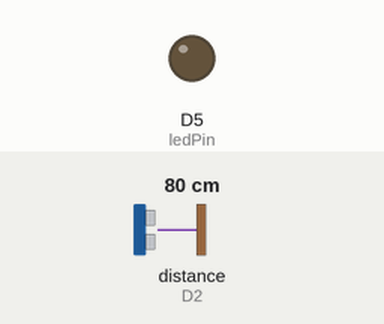
Recording of a sketch running on a simulated ESP8266 (NodeMCU). On the bench: output pins drawn as LEDs (lit = HIGH). Wiring (inferred from the names in the program): ultrasonic range finder: trigger D1; echo D2. The test bench sets the inputs (shaded band); at power-on: distance to the obstacle (sensor on D2) 80 cm. The echo pulse lasts 58.3 µs per cm; WiFi joins after 1.5 s; servers stay silent unless stated; no MQTT or app messages arrive unless stated; pins used as bus, display or sensor lines are not drawn; what the sketch prints to the serial monitor is not drawn.

Above: at 3.2 s.
3.3 s: distance to the obstacle (sensor on D2) set to 56 cm
5.2 s: distance to the obstacle (sensor on D2) set to 47 cm
At 7.0 s:
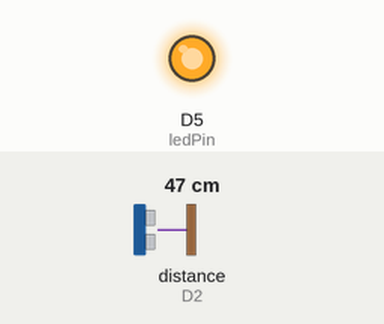
7.5 s: distance to the obstacle (sensor on D2) set to 60 cm
At 8.9 s:
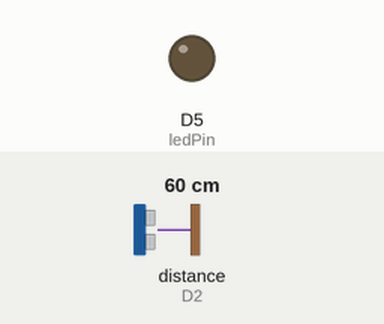
9.5 s: distance to the obstacle (sensor on D2) set to 2 cm
At 10.6 s:
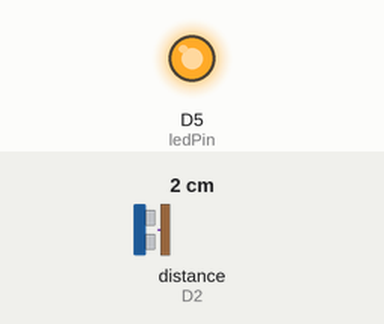
Timing chart, 0 to 12.5 s (numbered marks = the images above; inputs shaded):
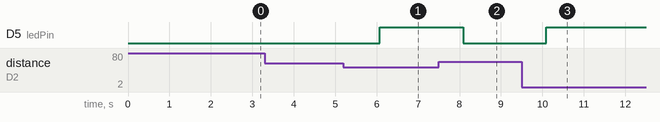

Measured:
- the behaviour switches between 52 and 51 cm on distance to the obstacle (sensor on D2) (found by bisection; images 0 and 1)
- after the input at 3.3 s, every drawn part: stays the same
- after the input at 5.2 s, D5 (ledPin): LOW → HIGH after 0.88 s
- after the input at 7.5 s, D5 (ledPin): HIGH → LOW after 0.59 s
- after the input at 9.5 s, D5 (ledPin): LOW → HIGH after 0.59 s

The sketch:

Gyroschope-node-red.ino
```cpp
#include <ESP8266WiFi.h>
#include <PubSubClient.h>

// Pin definitions
const int trigPin = D1;  // Trig pin of the ultrasonic sensor
const int echoPin = D2;  // Echo pin of the ultrasonic sensor
const int ledPin = D5;   // LED pin

// Wi-Fi configuration
const char* ssid = "realme";              // Your Wi-Fi SSID
const char* password = "@1234567";        // Your Wi-Fi password

// MQTT configuration
const char* mqttServer = "broker.hivemq.com"; // Public HiveMQ broker
const int mqttPort = 1883;                  // MQTT port (default)
const char* ledTopic = "home/led";          // MQTT topic for LED status
const char* distanceTopic = "home/distance"; // MQTT topic for distance

// Wi-Fi and MQTT client
WiFiClient espClient;
PubSubClient mqttClient(espClient);

void setup() {
    Serial.begin(115200);
    pinMode(trigPin, OUTPUT);
    pinMode(echoPin, INPUT);
    pinMode(ledPin, OUTPUT);

    // Connect to Wi-Fi
    WiFi.begin(ssid, password);
    while (WiFi.status() != WL_CONNECTED) {
        delay(1000);
        Serial.println("Connecting to WiFi...");
    }
    Serial.println("Connected to WiFi");

    // Set up MQTT server
    mqttClient.setServer(mqttServer, mqttPort);
}

void loop() {
    long duration, distance;

    // Trigger the ultrasonic sensor
    digitalWrite(trigPin, LOW);
    delayMicroseconds(2);
    digitalWrite(trigPin, HIGH);
    delayMicroseconds(10);
    digitalWrite(trigPin, LOW);

    // Read the echo pin
    duration = pulseIn(echoPin, HIGH);
    distance = (duration * 0.034 / 2); // Distance in cm

    // Control LED and publish status
    if (distance <= 50) { // Turn on LED if distance is 50 cm or less
        digitalWrite(ledPin, HIGH);
        mqttClient.publish(ledTopic, "ON");
    } else {
        digitalWrite(ledPin, LOW);
        mqttClient.publish(ledTopic, "OFF");
    }

    // Publish distance to MQTT
    String distanceStr = String(distance);
    mqttClient.publish(distanceTopic, distanceStr.c_str());

    // Ensure MQTT client is connected
    if (!mqttClient.connected()) {
        if (mqttClient.connect("NodeMCUClient")) {
            Serial.println("Connected to MQTT");
        }
    }
    mqttClient.loop(); // Process MQTT messages
    delay(1000); // Adjust delay as necessary
}
```

STM32_square_PROGRAMING.c
```cpp
//#include <stdio.h>
//#define square(x) ((x)*(x))
//
//int main()
//{
//    int x=5;
//    printf("x: %d square of x: %d",x,square(x));
//    return 0;
//}
```

STM32._print_nm.c
```cpp
#include<stdio.h>

 #define santanu printf("SANTANU");

 int main()
 {
     santanu;
 }
```

TASK.c
```cpp
// Task 1.Create Car structure globally consisting of Model, colour and price and print on the screen.


// #include <stdio.h>
// struct Car {
//     char model[30];
//     char color[15];
//     int seats;
//     double price;
// };
// struct Car car = {"Honda Civic", "Blue", 4, 22000.00};

// void printCarDetails() {
//     printf("Car Details:\n");
//     printf("Model: %s\n", car.model);
//     printf("Color: %s\n", car.color);
//     printf("Seats: %d\n",car.seats);
//     printf("Price: $%.2lf\n", car.price);
// }

// int main() {
//     printCarDetails();
//     return 0;
// }

// // Task 2 Write a program to create structure globally enter the name,age and salary of employees and manager.
// If the manager age is above 30 then the salary will be 65000 otherwise 55000.


// #include <stdio.h>


// struct Employee {
//     char name[50];
//     int age;
//     float salary;
// };


// struct Employee manager, employee;

// int main() {

//     printf("Enter Employee's Name: ");
//     scanf("%s", employee.name);
//     printf("Enter Employee's Age: ");
//     scanf("%d", &employee.age);
//     printf("Enter Employee's Salary: ");
//     scanf("%f", &employee.salary);


//     printf("\nEnter Manager's Name: ");
//     scanf("%s", manager.name);
//     printf("Enter Manager's Age: ");
//     scanf("%d", &manager.age);


//     if (manager.age > 30) {
//         manager.salary = 65000;
//     } else {
//         manager.salary = 55000;
//     }

//     printf("\nEmployee Details:\n");
//     printf("Name: %s\n", employee.name);
//     printf("Age: %d\n", employee.age);
//     printf("Salary: %.2f\n", employee.salary);


//     printf("\nManager Details:\n");
//     printf("Name: %s\n", manager.name);
//     printf("Age: %d\n", manager.age);
//     printf("Salary: %.2f\n", manager.salary);

//     return 0;
// }


// // Task 3 Create a structure named Book to store book details like title, author, and price. Write a C program to input details for
// three books, find the most expensive and the lowest priced books, and display their information.


// #include <stdio.h>


// struct Book {
//     char title[100];
//     char author[100];
//     float price;
// };

// int main() {
//     struct Book books[3];
//     int most_expensive_index = 0, lowest_priced_index = 0;

//     for (int i = 0; i < 3; i++) {
//         printf("\nEnter details for Book %d:\n", i + 1);
//         printf("Title: ");
//         scanf(" %[^\n]", books[i].title);
//         printf("Author: ");
//         scanf(" %[^\n]", books[i].author);
//         printf("Price: ");
//         scanf("%f", &books[i].price);

//         if (books[i].price > books[most_expensive_index].price) {
//             most_expensive_index = i;
//         }
//         if (books[i].price < books[lowest_priced_index].price) {
//             lowest_priced_index = i;
//         }
//     }

//     printf("\nMost Expensive Book:\n");
//     printf("Title: %s\n", books[most_expensive_index].title);
//     printf("Author: %s\n", books[most_expensive_index].author);
//     printf("Price: %.2f\n", books[most_expensive_index].price);

//     printf("\nLowest Priced Book:\n");
//     printf("Title: %s\n", books[lowest_priced_index].title);
//     printf("Author: %s\n", books[lowest_priced_index].author);
//     printf("Price: %.2f\n", books[lowest_priced_index].price);

//     return 0;
// }

// // Task 4 Define a structure named Circle to represent a circle with a radius. Write a C program to create user defined
// function to calculate the area and perimeter of two circles and display the results in the main function.

// #include <stdio.h>
// #define PI 3.14159


// struct Circle {
//     float radius;
// };

// float calculate_area(struct Circle c) {
//     return PI * c.radius * c.radius;
// }

// float calculate_perimeter(struct Circle c) {
//     return 2 * PI * c.radius;
// }

// int main() {
//     struct Circle circle1, circle2;


//     printf("Enter the radius of Circle 1: ");
//     scanf("%f", &circle1.radius);


//     printf("Enter the radius of Circle 2: ");
//     scanf("%f", &circle2.radius);


//     float area1 = calculate_area(circle1);
//     float perimeter1 = calculate_perimeter(circle1);


//     float area2 = calculate_area(circle2);
//     float perimeter2 = calculate_perimeter(circle2);


//     printf("\nCircle 1:\n");
//     printf("Radius: %.2f\n", circle1.radius);
//     printf("Area: %.2f\n", area1);
//     printf("Perimeter: %.2f\n", perimeter1);


//     printf("\nCircle 2:\n");
//     printf("Radius: %.2f\n", circle2.radius);
//     printf("Area: %.2f\n", area2);
//     printf("Perimeter: %.2f\n", perimeter2);

//     return 0;
// }
```

c_programing.cpp
```cpp
#include <stdio.h>

int main() {
    int i;
    for (i = 0; i < 5; i++) {
        if (i % 2 == 0) {
            printf("%d is even\n", i);
        } else {
            printf("%d is odd\n", i);
        }
    }
    return 0;
}
```

col-mod-price-car.c
```cpp
#include <stdio.h>

struct Car {
    char model[50];
    char colour[30];
    float price;
};

void printCar(struct Car car) {
    printf("Car Model: %s\n", car.model);
    printf("Car Colour: %s\n", car.colour);
    printf("Car Price: %.2f\n", car.price);
}

int main() {
    // Create a global Car instance
    struct Car myCar = {"BMW", "Red", 0001};

    // Print car details
    printCar(myCar);

    return 0;
}
```
